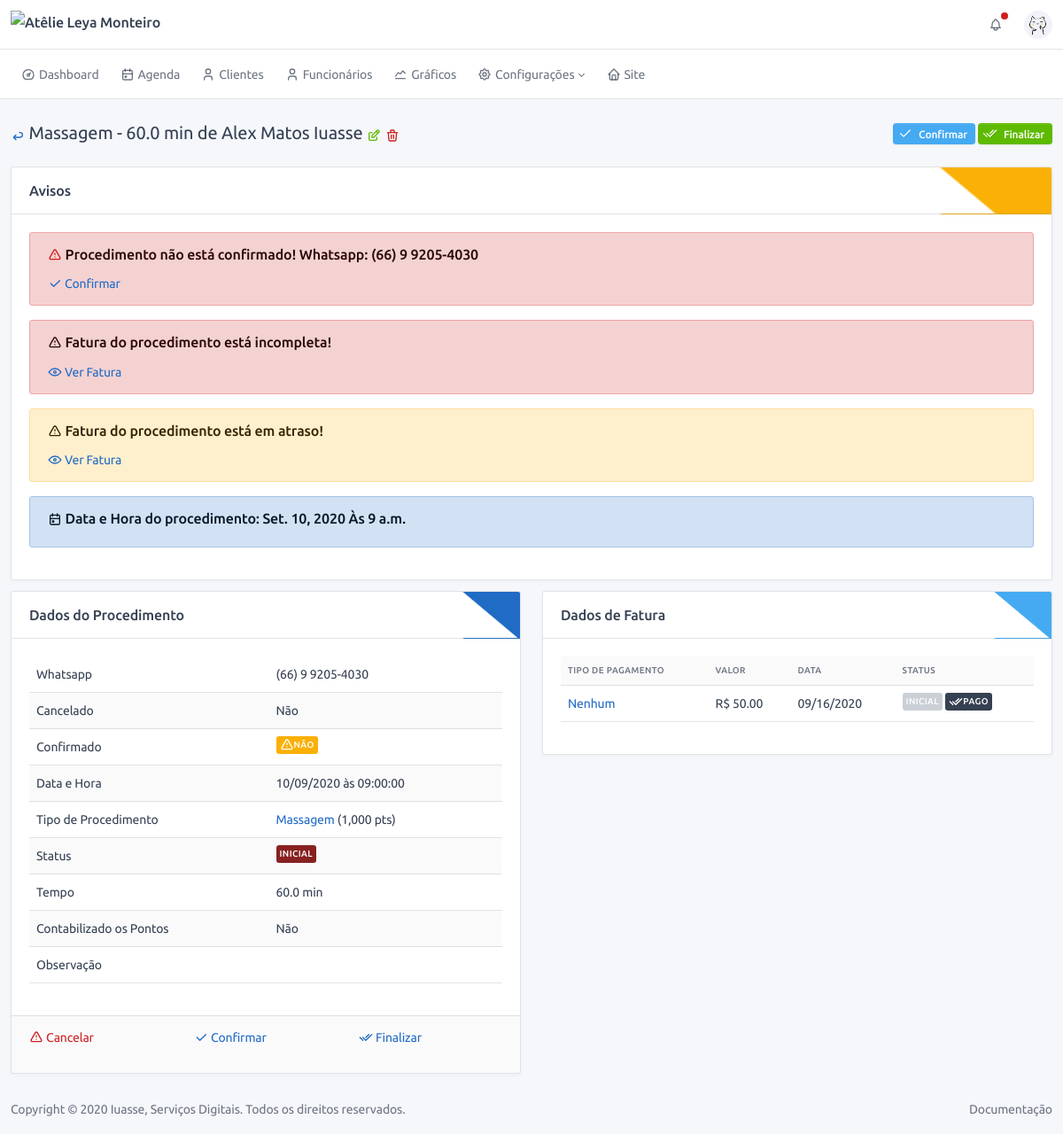
Page /service/3/20/profile/ (signed in) on the earlier database version.
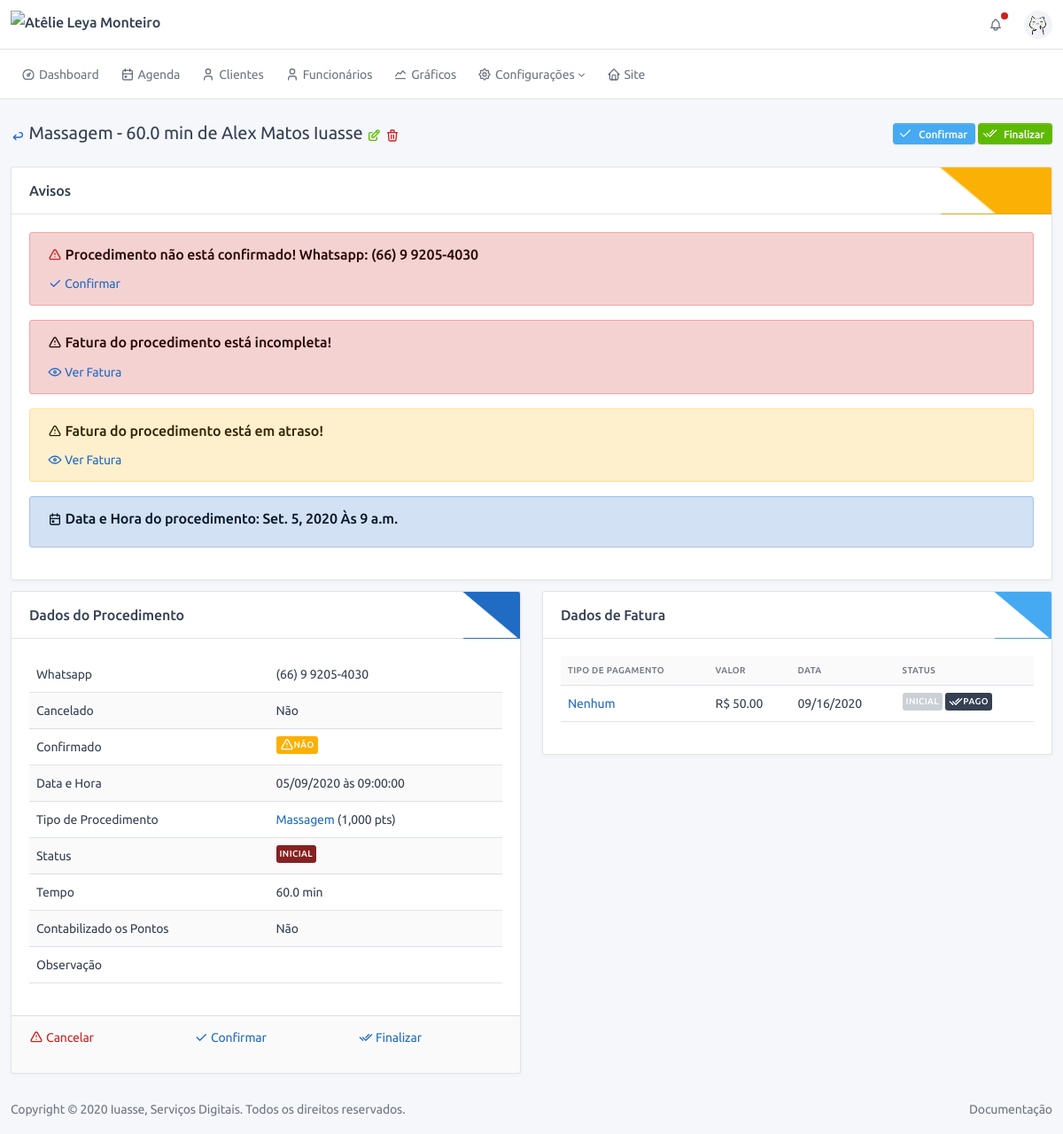
Same page on the later database version.
### service/models.py (models this page shows, shortened)
class OrderOfService(BaseModel):
    type_of_service = models.ForeignKey("config.TypeOfService", verbose_name="Procedimento", on_delete=models.SET_NULL,
                                        null=True)
    status = models.ForeignKey("config.StatusService", verbose_name="Status", on_delete=models.PROTECT)
    finished = models.BooleanField("finalizado", default=False)
    counted = models.BooleanField("contabilizado", default=False, help_text="Procedimento já foi contabilizado?")
    confirmed = models.BooleanField("confirmado", default=False, help_text="Procedimento foi confirmado?")
    canceled = models.BooleanField("cancelado", default=False, help_text="Procedimento foi cancelado?")
    date = models.DateField("Data", default=timezone.localtime(timezone.now()))
    time = models.TimeField("Hora", default=timezone.localtime(timezone.now()))
    observation = models.TextField("observação", blank=True)
    customer = models.ForeignKey(User, verbose_name="Cliente", on_delete=models.CASCADE, blank=True, null=True)
    def get_back_url(self):
        return self.customer.profile.get_back_url_child_admin()
    def get_delete_url(self):
        return reverse(self.get_reverse_delete, kwargs={'cpk': self.customer.pk, 'pk': self.pk})
    def get_edit_url(self):
        return reverse(self.get_reverse_edit, kwargs={'cpk': self.customer.pk, 'pk': self.pk})
    def get_confirmed_url(self):
        return reverse('service:admin:confirm', kwargs={'pk': self.pk, 'flag': 0})
    def get_finished_url(self):
        return reverse('service:admin:finish', kwargs={'pk': self.pk, 'flag': 0})
    def get_cancel_url_admin(self):
        return reverse('service:admin:cancel', kwargs={'pk': self.pk})
    def get_full_name(self):
        return f"{self.type_of_service} de {self.customer.profile.get_full_name()}"
    def get_confirmed_html(self):
        return settings.ICON_CONFIRMED if self.confirmed else settings.ICON_NOT_CONFIRMED
    def get_date_html(self):
        return f"Hoje às {self.time} <span class='text-info'>{ICON_CALENDAR}</span>" if self.date == date.today() \
            else f"{self.date.strftime('%d/%m/%Y')} às {self.time}"
    def get_status_html(self):
        return f"<span class='badge' style='background-color: {self.status.contextual};'>{self.status}</span>"
    def get_dict_data(self):
        return {
            'Whatsapp': self.customer.profile.whatsapp,
            'Cancelado': "Sim" if self.canceled else "Não",
            'Confirmado': mark_safe(self.get_confirmed_html),
            'Data e Hora': mark_safe(self.get_date_html()),
            'Tipo de Procedimento': mark_safe(self.type_of_service.to_html),
            'Status': mark_safe(self.get_status_html()),
            'Tempo': f'{self.type_of_service.time} min',
            'Contabilizado os Pontos': "Sim" if self.counted else "Não",
            'Observação': self.observation,
        }
    def is_invoice_not_completed(self):
        return self.invoice.type_of_payment is None
    def is_without_invoice(self):
        return self.invoice is None
    def is_past_date_invoice(self):
        return self.invoice.date < date.today() and self.invoice.status.pk != settings.STATUS_PAYMENT_SUCCESS

### config/models.py (models this page shows, shortened)
class BaseConfigModel(BaseModel):
    name = models.CharField("nome", max_length=128)
    def __str__(self):
        return self.name
    class Meta:
        abstract = True
    def get_edit_url(self):
        return reverse_lazy(f'{self._meta.app_label}:{self._meta.model_name}:edit', kwargs={'pk': self.pk})

class TypeOfService(BaseConfigModel):
    contextual = models.CharField("cor", default="#ffffff", max_length=7,
                                  help_text="Escolha uma cor para representar esse procedimento!")
    time = models.FloatField("tempo", default=30, help_text="Coloque o tempo em minutos, ex.: 1hr = 60min")
    value = models.DecimalField("Valor", max_digits=11, decimal_places=2, default=0,
                                help_text="Valor do procedimento, ele será usado para auto preenchimento de alguns "
                                          "campos!")
    rewarded_points = models.IntegerField("pontos ganhos", default=0)
    description = models.TextField("Descrição", blank=True, help_text="Usado no site para descrever o procedimento")
    image = models.ImageField("Foto", upload_to='images/', help_text="Foto representando o procedimento.",
                              blank=True, null=True)
    def __str__(self):
        return f"{self.name} - {self.time} min"
    def to_html(self):
        return f"<a href={self.get_edit_url()}>{self.name}</a> (<span data-countup>{self.rewarded_points}</span> pts)"

class StatusPayment(BaseConfigModel):
    contextual = models.CharField("cor", default="#ffffff", max_length=7,
                                  help_text="Escolha uma cor para representar esse status")

### users/models.py (models this page shows, shortened)
class Profile(BaseModel):
    name = models.CharField("nome completo", max_length=150)
    birth_date = models.DateField('data de nascimento', blank=True, null=True, help_text="Informe uma data válida!")
    whatsapp = models.CharField('whatsapp', max_length=16, help_text="Esse será o número usado para contato!")
    total_of_points = models.IntegerField(default=0, verbose_name='Total de pontos')
    user = models.OneToOneField(User, on_delete=models.CASCADE)
    def get_full_name(self):
        return self.name
    def get_back_url_child_admin(self):
        return reverse('users:admin:profile', kwargs={'pk': self.pk})

### financial/models.py (models this page shows, shortened)
class Invoice(BaseModel):
    order_of_service = models.OneToOneField("service.OrderOfService", verbose_name="Procedimento",
                                            on_delete=models.CASCADE, null=True, blank=True,
                                            help_text="Procedimento a qual esse lançamento pertence.")
    type_of_payment = models.ForeignKey("config.TypeOfPayment", verbose_name="Tipo de Pagamento", null=True,
                                        on_delete=models.PROTECT, help_text="Qual foi o tipo de pagamento?")
    status = models.ForeignKey("config.StatusPayment", verbose_name="Status", on_delete=models.PROTECT, null=True)
    value = models.DecimalField("Valor", max_digits=11, decimal_places=2, help_text="O valor que foi pago.")
    date = models.DateField("Data", default=now, help_text="Data do pagamento.")
    observation = models.TextField("Observação", blank=True, null=True)
    def get_edit_url(self):
        return reverse(self.get_reverse_edit, kwargs={'spk': self.order_of_service.pk, 'pk': self.pk})
    def get_success_url(self):
        return reverse('financial:invoice:success', kwargs={'pk': self.pk})
    def get_is_success(self):
        return self.status.pk == settings.STATUS_PAYMENT_SUCCESS

### service/views.py (the view)
# urls.py: path('<int:cpk>/<int:pk>/profile/', profile_order_of_service, name='profile'),
@login_required
@staff_member_required()
@require_http_methods(["GET"])
@permission_required('service.view_orderofservice', raise_exception=True)
def profile_order_of_service(request, cpk, pk):
    return render(request, 'service/profile.html', {'obj': OrderOfService.objects.get(pk=pk)})

### base/models.py (called while the page is built)
    @property
    def get_reverse_delete(self):
        return '{}:{}:delete'.format(self._meta.app_label, self._meta.model_name)

    @property
    def get_reverse_edit(self):
        return '{}:{}:edit'.format(self._meta.app_label, self._meta.model_name)

### frontend/templates/service/profile.html (shortened to what the changed rows need)
{% extends '../base/profile.html' %}
{% block profile_content %}
<div class="card">
    <div class="card-body">
        {% if not obj.confirmed %}
        <div class="col-md-12">
            <div class="alert alert-danger">
                <h3>
                    <span class="text-danger">{{ICON_TRIANGLE_ALERT|safe}}</span>
                    Procedimento não está confirmado! Whatsapp: {{obj.customer.profile.whatsapp}}
                </h3>
                <a data-toggle="tooltip" href="{{obj.get_confirmed_url}}" title="{{TOOLTIP_SERVICE_CONFIRM}}">
                    {{ICON_CHECK|safe}}
                    Confirmar
                </a>
            </div>
        </div>
        {% endif %}
        <div class="col-md-12">
            <div class="alert alert-primary">
                <h3>
                    {{ICON_CALENDAR|safe}}
                    Data e Hora do procedimento: {{obj.date}} Às {{obj.time}}
                </h3>
            </div>
        </div>
    </div>
</div>
<div class="row">
    <div class="col-md-6">
        <div class="card">
            <div class="card-body">
                <div class="table-responsive">
                    <table class="table table-hover table-striped">
                        {% for k, v in obj.get_dict_data.items %}
                        <tr>
                            <td>{{k}}</td>
                            <td>{{v|default_if_none:""}}</td>
                        </tr>
                        {% endfor %}
                    </table>
                </div>
            </div>
        </div>
    </div>
    <div class="col-md-6">
        <div class="card">
            <div class="card-body">
                {% if obj.invoice %}
                <div class="table-responsive">
                    <table class="table table-hover table-striped">
                        <thead>
                        <tr>
                            <th>Tipo de Pagamento</th>
                            <th>Valor</th>
                            <th>Data</th>
                            <th>Status</th>
                        </tr>
                        </thead>
                        <tr>
                            <td>
                                <a href="{{obj.invoice.get_edit_url}}">
                                    {{obj.invoice.type_of_payment|default_if_none:"Nenhum"}}
                                </a>
                            </td>
                            <td>R$ {{obj.invoice.value}}</td>
                            <td>{{obj.invoice.date|date:"SHORT_DATE_FORMAT"}}</td>
                            <td>
                                <span class="badge" style="background-color: {{s.status.contextual}};">
                                    {{obj.invoice.status|default_if_none:"Nenhum"}}
                                </span>
                                {% if not obj.invoice.get_is_success %}
                                <a data-toggle="tooltip" href="{{obj.invoice.get_success_url}}"
                                   title="{{TOOLTIP_PAYMENT_PAY}}">
                                    <span class="badge bg-dark">{{ICON_DOUBLE_CHECK|safe}} Pago</span>
                                </a>
                                {% endif %}
                            </td>
                        </tr>
                    </table>
                </div>
                {% endif %}
            </div>
        </div>
    </div>
</div>
{% endblock %}

### frontend/templates/base/profile.html
{% extends 'base.html' %}
{% block content %}
<div class="container-xl">
    <div class="page-header">
        <div class="row align-items-center">
            <div class="col-auto">
                <h2 class="page-title">
                    <a data-toggle="tooltip" href="{{obj.get_back_url}}" title="Voltar">
                        <span class="text-primary">{{ICON_ARROW_BACK|safe}}</span>
                    </a>
                    {{obj.get_full_name}}
                    <a data-toggle="tooltip" href="{{obj.get_edit_url}}" title="Editar">
                        <span class="text-success">{{ICON_EDIT|safe}}</span>
                    </a>
                    <a data-toggle="tooltip" href="{{obj.get_delete_url}}" title="Deletar">
                        <span class="text-danger">{{ICON_DELETE|safe}}</span>
                    </a>
                </h2>
            </div>
            <div class="col-auto ml-auto d-print-none">
                {% block page_header_actions %}{% endblock %}
            </div>
        </div>
    </div>
    {% block profile_content %}{% endblock %}
</div>
{% endblock %}

Differences in the rows shown:
changed OrderOfService "NÃO": date "Set. 10, 2020" → "Set. 5, 2020"
Other differences:
new list line: "Data e Hora 05/09/2020 às 09:00:00"
list line gone: "Data e Hora 10/09/2020 às 09:00:00"
